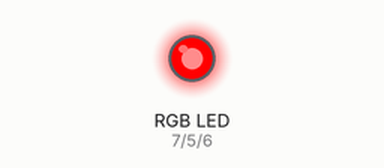
Bench run of a sketch on a simulated Arduino Uno, built with avr-gcc and run on an emulated ATmega328P. Shown: an RGB LED mixed from three pins (HIGH = lit).

Above: at 0.5 s.
At 1.5 s:
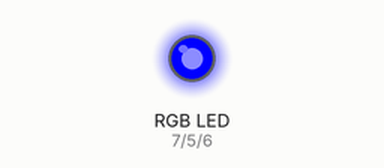
At 2.5 s:
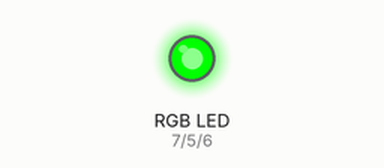
At 3.5 s:
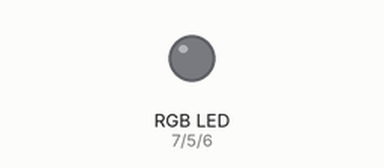
Timing chart, 0 to 5.2 s (numbered marks = the images above):
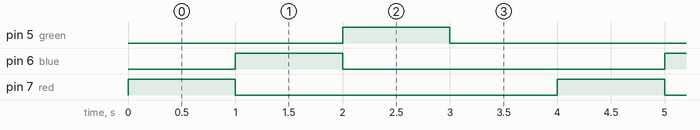

The sketch:

rgb.ino
```cpp
int red=7;
int blue=6;
int green=5;

void setup()
{
  pinMode(red, OUTPUT);
  pinMode(blue, OUTPUT);
  pinMode(green, OUTPUT);
}

void loop()
{
 digitalWrite(red,HIGH);
 delay(1000);
 digitalWrite(red,LOW);

  digitalWrite(blue,HIGH);
 delay(1000);
 digitalWrite(blue,LOW);


  digitalWrite(green,HIGH);
 delay(1000);
 digitalWrite(green,LOW);
 delay(1000);

}
```

Measured:
- by itself, pin 5 (green), pin 6 (blue), pin 7 (red): alternates HIGH for 1.0 s and LOW for 3.0 s
- by itself, everything shown: repeats every 4.0 s, in 4 steps
